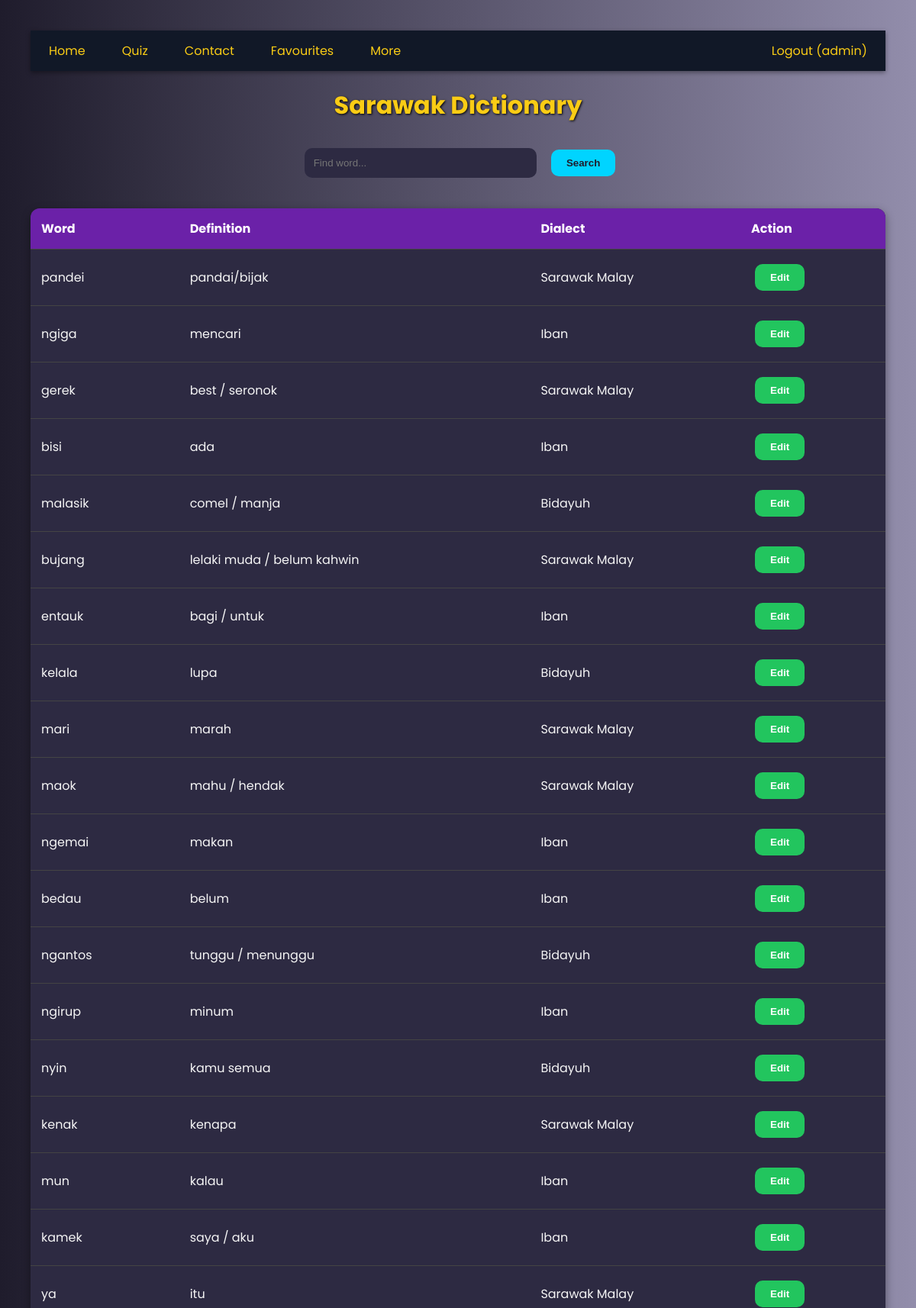
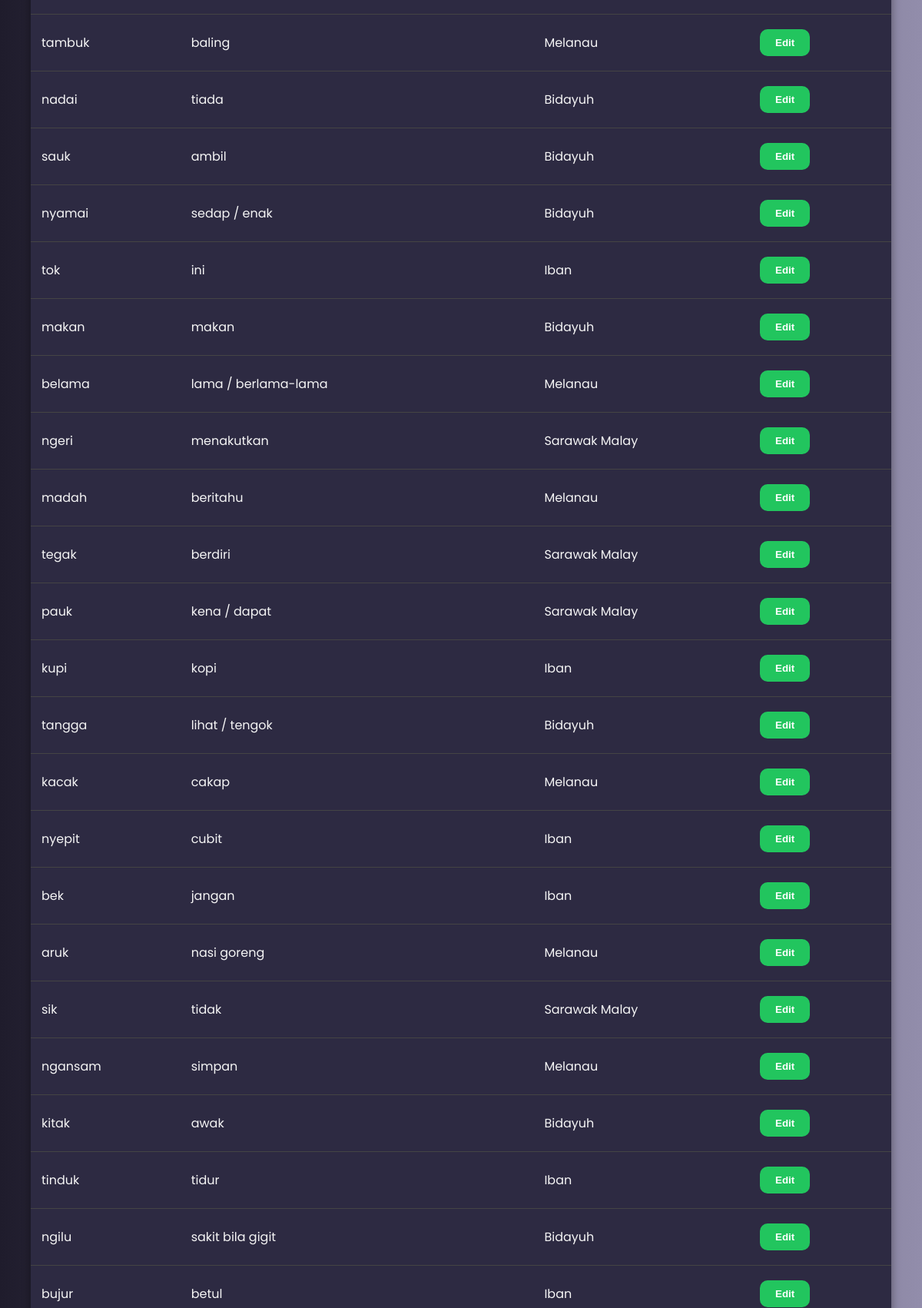
The page / (signed in, upper part) on the database its author committed (2 pictures, top to bottom).
### tables this page shows
CREATE TABLE "words" (
	"id"	INTEGER,
	"word"	TEXT,
	"definition"	TEXT,
	"dialect"	TEXT,
	"approved"	INTEGER,
	PRIMARY KEY("id")
);

### app.py (the view)
@app.route('/', methods=['GET'])
def index():
    if not session.get('logged_in'):
        return redirect(url_for('login'))
    query = request.args.get('query', '')
    conn = sqlite3.connect('sarawak_dictionary.db')
    cursor = conn.cursor()
    if query:
        cursor.execute("SELECT id, word, definition, dialect FROM words WHERE word LIKE ? AND approved = 1", (f"%{query}%",))
    else:
        cursor.execute("SELECT id, word, definition, dialect FROM words WHERE approved = 1")
    rows = cursor.fetchall()
    conn.close()
    is_admin_user = is_admin()
    return render_template("home.html", rows=rows, is_admin=is_admin_user)

### app.py (called while the page is built)
def is_admin():
    if not session.get('logged_in'):
        return False
    username = session.get('username')
    conn = sqlite3.connect('users.db')
    cursor = conn.cursor()
    cursor.execute("PRAGMA table_info(users)")
    columns = [column[1] for column in cursor.fetchall()]
    if 'admin' not in columns:
        cursor.execute("ALTER TABLE users ADD COLUMN admin INTEGER DEFAULT 0")
        conn.commit()
    cursor.execute("SELECT admin FROM users WHERE username = ?", (username,))
    result = cursor.fetchone()
    conn.close()
    return bool(result and result[0] == 1)

### templates/home.html (shortened to what this page needs)
<!DOCTYPE html>
<html lang="en">
<head>
</head>
<body>
    <ul class="nav">
        <li><a class="active" href="/">Home</a></li>
        <li><a href="#quiz">Quiz</a></li>
        <li><a href="#contact">Contact</a></li>
        <li><a href="#favourites">Favourites</a></li>
        <li><a href="#more">More</a></li>
        {% if session.get('logged_in') %}
        <li class="right">
            <a href="/logout">Logout ({{ session.get('username') }}{% if is_admin %} <span class="admin-badge">Admin</span>{% endif %})</a>
        </li>
        {% endif %}
    </ul>
    <h1>Sarawak Dictionary</h1>
    <form method="GET" action="/" style="text-align:center;">
        <input type="text" name="query" placeholder="Find word..." value="{{ request.args.get('query', '') }}">
        <button type="submit">Search</button>
    </form>
    {% if rows %}
    <table>
        <tr><th>Word</th><th>Definition</th><th>Dialect</th><th>Action</th></tr>
        {% for row in rows %}
        <tr>
            <td>{{ row[1] }}</td>
            <td>{{ row[2] }}</td>
            <td>{{ row[3] }}</td>
            <td>
                <a href="{{ url_for('edit', word_id=row[0]) }}"><button class="edit-btn">Edit</button></a>
            </td>
        </tr>
        {% endfor %}
    </table>
    {% else %}
    <p style="text-align:center;">Words not found :(</p>
    {% endif %}
</body>
</html>

### templates/home.html (style rules this page uses)
body { font-family: 'Poppins', sans-serif; background: linear-gradient(to right, #1f1c2c, #928dab); color: #f5f5f5; margin: 0; padding: 40px; }
h1, h2 { color: #facc15; text-align: center; text-shadow: 1px 1px 3px #000; }
input[type=text] { padding: 12px; width: 280px; border-radius: 10px; border: none; margin: 10px; background-color: #2d2a42; color: #f5f5f5; }
button, .delete-btn, .edit-btn { padding: 10px 20px; border: none; border-radius: 10px; cursor: pointer; margin: 5px; font-weight: 600; transition: background 0.3s ease; }
button { background: #00d4ff; color: #1f1c2c; }
.edit-btn { background: #22c55e; color: #fff; }
table { width: 100%; border-collapse: collapse; margin-top: 30px; background-color: #2d2a42; border-radius: 12px; overflow: hidden; box-shadow: 0 4px 12px rgba(0,0,0,0.4); }
th, td { padding: 14px; text-align: left; border-bottom: 1px solid #444; }
th { background-color: #6b21a8; color: #fff; }
ul.nav { list-style: none; padding: 0; margin: 0; overflow: hidden; background: #111827; box-shadow: 0 2px 6px rgba(0,0,0,0.4); }
ul.nav li { float: left; }
ul.nav li.right { float: right; }
ul.nav li a { display: block; color: #facc15; padding: 14px 24px; text-decoration: none; transition: background 0.3s ease; }

### rows shown on the page
words: word "pandei", definition "pandai/bijak", dialect "Sarawak Malay"
words: word "ngiga", definition "mencari", dialect "Iban"
words: word "gerek", definition "best / seronok", dialect "Sarawak Malay"
words: word "bisi", definition "ada", dialect "Iban"
words: word "malasik", definition "comel / manja", dialect "Bidayuh"
words: word "bujang", definition "lelaki muda / belum kahwin", dialect "Sarawak Malay"
words: word "entauk", definition "bagi / untuk", dialect "Iban"
words: word "kelala", definition "lupa", dialect "Bidayuh"
words: word "mari", definition "marah", dialect "Sarawak Malay"
words: word "maok", definition "mahu / hendak", dialect "Sarawak Malay"
words: word "ngemai", definition "makan", dialect "Iban"
words: word "bedau", definition "belum", dialect "Iban"
words: word "ngantos", definition "tunggu / menunggu", dialect "Bidayuh"
words: word "ngirup", definition "minum", dialect "Iban"
words: word "nyin", definition "kamu semua", dialect "Bidayuh"
words: word "kenak", definition "kenapa", dialect "Sarawak Malay"
words: word "mun", definition "kalau", dialect "Iban"
words: word "kamek", definition "saya / aku", dialect "Iban"
words: word "ya", definition "itu", dialect "Sarawak Malay"
words: word "tambuk", definition "baling", dialect "Melanau"
words: word "nadai", definition "tiada", dialect "Bidayuh"
words: word "sauk", definition "ambil", dialect "Bidayuh"
words: word "nyamai", definition "sedap / enak", dialect "Bidayuh"
words: word "tok", definition "ini", dialect "Iban"
words: word "makan", definition "makan", dialect "Bidayuh"
words: word "belama", definition "lama / berlama-lama", dialect "Melanau"
words: word "ngeri", definition "menakutkan", dialect "Sarawak Malay"
words: word "madah", definition "beritahu", dialect "Melanau"
words: word "tegak", definition "berdiri", dialect "Sarawak Malay"
words: word "pauk", definition "kena / dapat", dialect "Sarawak Malay"
words: word "kupi", definition "kopi", dialect "Iban"
words: word "tangga", definition "lihat / tengok", dialect "Bidayuh"
words: word "kacak", definition "cakap", dialect "Melanau"
words: word "nyepit", definition "cubit", dialect "Iban"
words: word "bek", definition "jangan", dialect "Iban"
words: word "aruk", definition "nasi goreng", dialect "Melanau"
words: word "sik", definition "tidak", dialect "Sarawak Malay"
words: word "ngansam", definition "simpan", dialect "Melanau"
words: word "kitak", definition "awak", dialect "Bidayuh"
words: word "tinduk", definition "tidur", dialect "Iban"
words: word "ngilu", definition "sakit bila gigit", dialect "Bidayuh"
words: word "bujur", definition "betul", dialect "Iban"

### other values the page prints
{{ session.get('username') }} "admin"
